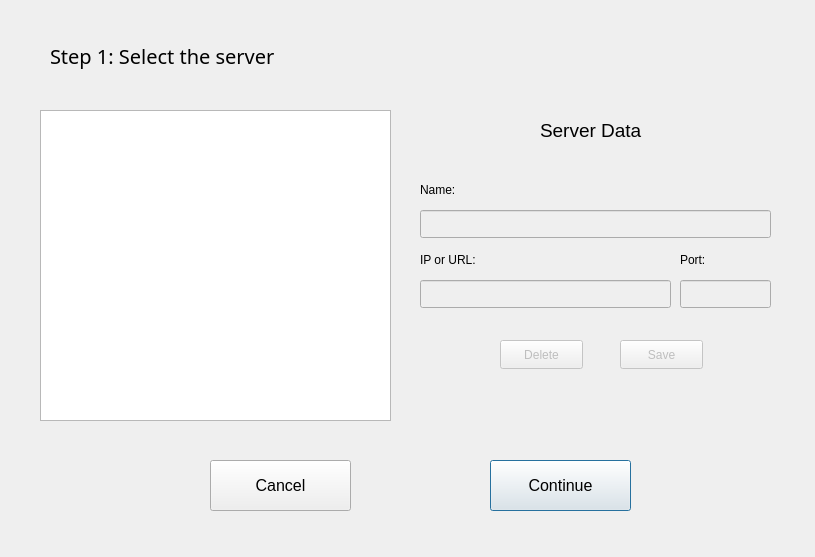
<?xml version="1.0" encoding="UTF-8"?>
<ui version="4.0">
 <class>spslidarDlg</class>
 <widget class="QDialog" name="spslidarDlg">
  <property name="geometry">
   <rect>
    <x>0</x>
    <y>0</y>
    <width>815</width>
    <height>557</height>
   </rect>
  </property>
  <property name="windowTitle">
   <string>spslidarDlg</string>
  </property>
  <widget class="QStackedWidget" name="stackedWidget">
   <property name="geometry">
    <rect>
     <x>0</x>
     <y>0</y>
     <width>801</width>
     <height>551</height>
    </rect>
   </property>
   <widget class="QWidget" name="page1">
    <widget class="QLabel" name="step1">
     <property name="geometry">
      <rect>
       <x>50</x>
       <y>40</y>
       <width>471</width>
       <height>31</height>
      </rect>
     </property>
     <property name="font">
      <font>
       <family>Dubai Light</family>
       <pointsize>15</pointsize>
      </font>
     </property>
     <property name="text">
      <string>Step 1: Select the server</string>
     </property>
    </widget>
    <widget class="QPushButton" name="serverContinue">
     <property name="geometry">
      <rect>
       <x>490</x>
       <y>460</y>
       <width>141</width>
       <height>51</height>
      </rect>
     </property>
     <property name="font">
      <font>
       <pointsize>12</pointsize>
      </font>
     </property>
     <property name="text">
      <string>Continue</string>
     </property>
    </widget>
    <widget class="QListWidget" name="serverList">
     <property name="geometry">
      <rect>
       <x>40</x>
       <y>110</y>
       <width>351</width>
       <height>311</height>
      </rect>
     </property>
    </widget>
    <widget class="QLabel" name="label_2">
     <property name="geometry">
      <rect>
       <x>420</x>
       <y>180</y>
       <width>63</width>
       <height>20</height>
      </rect>
     </property>
     <property name="text">
      <string>Name:</string>
     </property>
    </widget>
    <widget class="QLineEdit" name="serverName">
     <property name="enabled">
      <bool>false</bool>
     </property>
     <property name="geometry">
      <rect>
       <x>420</x>
       <y>210</y>
       <width>351</width>
       <height>28</height>
      </rect>
     </property>
     <property name="readOnly">
      <bool>false</bool>
     </property>
    </widget>
    <widget class="QLabel" name="label_3">
     <property name="geometry">
      <rect>
       <x>420</x>
       <y>250</y>
       <width>71</width>
       <height>20</height>
      </rect>
     </property>
     <property name="text">
      <string>IP or URL:</string>
     </property>
    </widget>
    <widget class="QLabel" name="label_4">
     <property name="geometry">
      <rect>
       <x>680</x>
       <y>250</y>
       <width>71</width>
       <height>20</height>
      </rect>
     </property>
     <property name="text">
      <string>Port:</string>
     </property>
    </widget>
    <widget class="QLineEdit" name="serverIP">
     <property name="enabled">
      <bool>false</bool>
     </property>
     <property name="geometry">
      <rect>
       <x>420</x>
       <y>280</y>
       <width>251</width>
       <height>28</height>
      </rect>
     </property>
     <property name="readOnly">
      <bool>false</bool>
     </property>
    </widget>
    <widget class="QLineEdit" name="serverPort">
     <property name="enabled">
      <bool>false</bool>
     </property>
     <property name="geometry">
      <rect>
       <x>680</x>
       <y>280</y>
       <width>91</width>
       <height>28</height>
      </rect>
     </property>
     <property name="readOnly">
      <bool>false</bool>
     </property>
    </widget>
    <widget class="QLabel" name="label_5">
     <property name="geometry">
      <rect>
       <x>540</x>
       <y>120</y>
       <width>131</width>
       <height>20</height>
      </rect>
     </property>
     <property name="font">
      <font>
       <pointsize>14</pointsize>
      </font>
     </property>
     <property name="text">
      <string>Server Data</string>
     </property>
    </widget>
    <widget class="QPushButton" name="saveButton">
     <property name="enabled">
      <bool>false</bool>
     </property>
     <property name="geometry">
      <rect>
       <x>620</x>
       <y>340</y>
       <width>83</width>
       <height>29</height>
      </rect>
     </property>
     <property name="text">
      <string>Save</string>
     </property>
     <property name="default">
      <bool>false</bool>
     </property>
     <property name="flat">
      <bool>false</bool>
     </property>
    </widget>
    <widget class="QPushButton" name="deleteButton">
     <property name="enabled">
      <bool>false</bool>
     </property>
     <property name="geometry">
      <rect>
       <x>500</x>
       <y>340</y>
       <width>83</width>
       <height>29</height>
      </rect>
     </property>
     <property name="text">
      <string>Delete</string>
     </property>
     <property name="default">
      <bool>false</bool>
     </property>
     <property name="flat">
      <bool>false</bool>
     </property>
    </widget>
    <widget class="QPushButton" name="serverCancel">
     <property name="geometry">
      <rect>
       <x>210</x>
       <y>460</y>
       <width>141</width>
       <height>51</height>
      </rect>
     </property>
     <property name="font">
      <font>
       <pointsize>12</pointsize>
      </font>
     </property>
     <property name="text">
      <string>Cancel</string>
     </property>
    </widget>
   </widget>
   <widget class="QWidget" name="page2">
    <widget class="QLabel" name="step2">
     <property name="geometry">
      <rect>
       <x>60</x>
       <y>50</y>
       <width>371</width>
       <height>31</height>
      </rect>
     </property>
     <property name="font">
      <font>
       <family>Dubai Light</family>
       <pointsize>15</pointsize>
      </font>
     </property>
     <property name="text">
      <string>Step 2: Select a Dataset</string>
     </property>
    </widget>
    <widget class="QListWidget" name="workspaceList">
     <property name="geometry">
      <rect>
       <x>50</x>
       <y>130</y>
       <width>311</width>
       <height>341</height>
      </rect>
     </property>
    </widget>
    <widget class="QListWidget" name="datasetList">
     <property name="geometry">
      <rect>
       <x>420</x>
       <y>130</y>
       <width>331</width>
       <height>341</height>
      </rect>
     </property>
    </widget>
    <widget class="QPushButton" name="backWorkspace">
     <property name="geometry">
      <rect>
       <x>160</x>
       <y>490</y>
       <width>131</width>
       <height>51</height>
      </rect>
     </property>
     <property name="font">
      <font>
       <pointsize>12</pointsize>
      </font>
     </property>
     <property name="text">
      <string>Back</string>
     </property>
    </widget>
    <widget class="QPushButton" name="continueWorkspace">
     <property name="geometry">
      <rect>
       <x>490</x>
       <y>490</y>
       <width>131</width>
       <height>51</height>
      </rect>
     </property>
     <property name="font">
      <font>
       <pointsize>12</pointsize>
      </font>
     </property>
     <property name="text">
      <string>Continue</string>
     </property>
    </widget>
    <widget class="QLabel" name="label_6">
     <property name="geometry">
      <rect>
       <x>150</x>
       <y>90</y>
       <width>121</width>
       <height>31</height>
      </rect>
     </property>
     <property name="font">
      <font>
       <pointsize>12</pointsize>
      </font>
     </property>
     <property name="text">
      <string>Workspaces</string>
     </property>
    </widget>
    <widget class="QLabel" name="label_7">
     <property name="geometry">
      <rect>
       <x>540</x>
       <y>90</y>
       <width>81</width>
       <height>31</height>
      </rect>
     </property>
     <property name="font">
      <font>
       <pointsize>12</pointsize>
      </font>
     </property>
     <property name="text">
      <string>Datasets</string>
     </property>
    </widget>
   </widget>
   <widget class="QWidget" name="page3">
    <widget class="QLabel" name="title">
     <property name="geometry">
      <rect>
       <x>260</x>
       <y>40</y>
       <width>251</width>
       <height>41</height>
      </rect>
     </property>
     <property name="font">
      <font>
       <family>Dubai Light</family>
       <pointsize>15</pointsize>
       <bold>true</bold>
      </font>
     </property>
     <property name="text">
      <string>Dataset Specification</string>
     </property>
    </widget>
    <widget class="QLabel" name="name">
     <property name="geometry">
      <rect>
       <x>30</x>
       <y>120</y>
       <width>63</width>
       <height>20</height>
      </rect>
     </property>
     <property name="text">
      <string>Name</string>
     </property>
    </widget>
    <widget class="QLabel" name="description">
     <property name="geometry">
      <rect>
       <x>30</x>
       <y>160</y>
       <width>91</width>
       <height>20</height>
      </rect>
     </property>
     <property name="text">
      <string>Description</string>
     </property>
    </widget>
    <widget class="QLabel" name="dateOfAcquisition">
     <property name="geometry">
      <rect>
       <x>30</x>
       <y>200</y>
       <width>151</width>
       <height>20</height>
      </rect>
     </property>
     <property name="text">
      <string>Date Of Acquisition</string>
     </property>
    </widget>
    <widget class="QLabel" name="boundingBox">
     <property name="geometry">
      <rect>
       <x>320</x>
       <y>250</y>
       <width>141</width>
       <height>31</height>
      </rect>
     </property>
     <property name="font">
      <font>
       <family>Dubai Light</family>
       <pointsize>12</pointsize>
       <bold>true</bold>
      </font>
     </property>
     <property name="text">
      <string>Bounding Box</string>
     </property>
    </widget>
    <widget class="QLabel" name="southWestBottom">
     <property name="geometry">
      <rect>
       <x>110</x>
       <y>280</y>
       <width>141</width>
       <height>20</height>
      </rect>
     </property>
     <property name="text">
      <string>South-West Bottom</string>
     </property>
    </widget>
    <widget class="QLabel" name="northEastTop">
     <property name="geometry">
      <rect>
       <x>480</x>
       <y>280</y>
       <width>121</width>
       <height>20</height>
      </rect>
     </property>
     <property name="text">
      <string>North-East Top</string>
     </property>
    </widget>
    <widget class="QLabel" name="southWestBottom_easting">
     <property name="geometry">
      <rect>
       <x>30</x>
       <y>320</y>
       <width>101</width>
       <height>20</height>
      </rect>
     </property>
     <property name="text">
      <string>Easting</string>
     </property>
    </widget>
    <widget class="QLabel" name="southWestBottom_northing">
     <property name="geometry">
      <rect>
       <x>30</x>
       <y>360</y>
       <width>111</width>
       <height>20</height>
      </rect>
     </property>
     <property name="text">
      <string>Northing</string>
     </property>
    </widget>
    <widget class="QLabel" name="southWestBottom_Height">
     <property name="geometry">
      <rect>
       <x>30</x>
       <y>400</y>
       <width>63</width>
       <height>20</height>
      </rect>
     </property>
     <property name="text">
      <string>Height</string>
     </property>
    </widget>
    <widget class="QLabel" name="southWestBottom_zone">
     <property name="geometry">
      <rect>
       <x>30</x>
       <y>440</y>
       <width>63</width>
       <height>20</height>
      </rect>
     </property>
     <property name="text">
      <string>Zone</string>
     </property>
    </widget>
    <widget class="QLabel" name="northEastTop_easting">
     <property name="geometry">
      <rect>
       <x>410</x>
       <y>310</y>
       <width>101</width>
       <height>20</height>
      </rect>
     </property>
     <property name="text">
      <string>Easting</string>
     </property>
    </widget>
    <widget class="QLabel" name="northEastTop_northing">
     <property name="geometry">
      <rect>
       <x>410</x>
       <y>360</y>
       <width>111</width>
       <height>20</height>
      </rect>
     </property>
     <property name="text">
      <string>Northing</string>
     </property>
    </widget>
    <widget class="QLabel" name="northEastTop_height">
     <property name="geometry">
      <rect>
       <x>410</x>
       <y>400</y>
       <width>63</width>
       <height>20</height>
      </rect>
     </property>
     <property name="text">
      <string>Height</string>
     </property>
    </widget>
    <widget class="QLabel" name="northEastTop_zone">
     <property name="geometry">
      <rect>
       <x>410</x>
       <y>440</y>
       <width>63</width>
       <height>20</height>
      </rect>
     </property>
     <property name="text">
      <string>Zone</string>
     </property>
    </widget>
    <widget class="QLabel" name="datablockSize">
     <property name="geometry">
      <rect>
       <x>380</x>
       <y>120</y>
       <width>161</width>
       <height>20</height>
      </rect>
     </property>
     <property name="text">
      <string>Datablock Size</string>
     </property>
    </widget>
    <widget class="QLabel" name="datablockFormat">
     <property name="geometry">
      <rect>
       <x>380</x>
       <y>150</y>
       <width>161</width>
       <height>20</height>
      </rect>
     </property>
     <property name="text">
      <string>Datablock Format</string>
     </property>
    </widget>
    <widget class="QTextBrowser" name="output_nombre">
     <property name="geometry">
      <rect>
       <x>120</x>
       <y>110</y>
       <width>256</width>
       <height>31</height>
      </rect>
     </property>
    </widget>
    <widget class="QTextBrowser" name="output_descripcion">
     <property name="geometry">
      <rect>
       <x>120</x>
       <y>150</y>
       <width>256</width>
       <height>31</height>
      </rect>
     </property>
    </widget>
    <widget class="QTextBrowser" name="output_fecha">
     <property name="geometry">
      <rect>
       <x>180</x>
       <y>190</y>
       <width>256</width>
       <height>31</height>
      </rect>
     </property>
    </widget>
    <widget class="QTextBrowser" name="output_suroeste_este">
     <property name="geometry">
      <rect>
       <x>140</x>
       <y>310</y>
       <width>256</width>
       <height>31</height>
      </rect>
     </property>
    </widget>
    <widget class="QTextBrowser" name="output_suroeste_norte">
     <property name="geometry">
      <rect>
       <x>140</x>
       <y>350</y>
       <width>256</width>
       <height>31</height>
      </rect>
     </property>
    </widget>
    <widget class="QTextBrowser" name="output_suroeste_altura">
     <property name="geometry">
      <rect>
       <x>140</x>
       <y>390</y>
       <width>256</width>
       <height>31</height>
      </rect>
     </property>
    </widget>
    <widget class="QTextBrowser" name="output_suroeste_zona">
     <property name="geometry">
      <rect>
       <x>140</x>
       <y>430</y>
       <width>256</width>
       <height>31</height>
      </rect>
     </property>
    </widget>
    <widget class="QTextBrowser" name="output_noreste_este">
     <property name="geometry">
      <rect>
       <x>520</x>
       <y>310</y>
       <width>256</width>
       <height>31</height>
      </rect>
     </property>
    </widget>
    <widget class="QTextBrowser" name="output_noreste_norte">
     <property name="geometry">
      <rect>
       <x>520</x>
       <y>350</y>
       <width>256</width>
       <height>31</height>
      </rect>
     </property>
    </widget>
    <widget class="QTextBrowser" name="output_noreste_altura">
     <property name="geometry">
      <rect>
       <x>520</x>
       <y>390</y>
       <width>256</width>
       <height>31</height>
      </rect>
     </property>
    </widget>
    <widget class="QTextBrowser" name="output_noreste_zona">
     <property name="geometry">
      <rect>
       <x>520</x>
       <y>430</y>
       <width>256</width>
       <height>31</height>
      </rect>
     </property>
    </widget>
    <widget class="QTextBrowser" name="output_tamDatablock">
     <property name="geometry">
      <rect>
       <x>520</x>
       <y>110</y>
       <width>256</width>
       <height>31</height>
      </rect>
     </property>
    </widget>
    <widget class="QTextBrowser" name="output_formatoDatablock">
     <property name="geometry">
      <rect>
       <x>520</x>
       <y>150</y>
       <width>256</width>
       <height>31</height>
      </rect>
     </property>
    </widget>
    <widget class="QPushButton" name="datasetConfirm">
     <property name="geometry">
      <rect>
       <x>540</x>
       <y>490</y>
       <width>131</width>
       <height>41</height>
      </rect>
     </property>
     <property name="font">
      <font>
       <pointsize>12</pointsize>
      </font>
     </property>
     <property name="text">
      <string>Confirm</string>
     </property>
    </widget>
    <widget class="QPushButton" name="datasetBack">
     <property name="geometry">
      <rect>
       <x>150</x>
       <y>490</y>
       <width>131</width>
       <height>41</height>
      </rect>
     </property>
     <property name="font">
      <font>
       <pointsize>12</pointsize>
      </font>
     </property>
     <property name="text">
      <string>Back</string>
     </property>
    </widget>
   </widget>
   <widget class="QWidget" name="page">
    <widget class="QLabel" name="label">
     <property name="geometry">
      <rect>
       <x>330</x>
       <y>160</y>
       <width>151</width>
       <height>51</height>
      </rect>
     </property>
     <property name="font">
      <font>
       <pointsize>15</pointsize>
      </font>
     </property>
     <property name="text">
      <string>Descargando</string>
     </property>
    </widget>
    <widget class="QProgressBar" name="progreso">
     <property name="geometry">
      <rect>
       <x>80</x>
       <y>280</y>
       <width>661</width>
       <height>23</height>
      </rect>
     </property>
     <property name="value">
      <number>45</number>
     </property>
    </widget>
   </widget>
  </widget>
 </widget>
 <resources/>
 <connections>
  <connection>
   <sender>serverList</sender>
   <signal>itemClicked(QListWidgetItem*)</signal>
   <receiver>spslidarDlg</receiver>
   <slot>serverClicked()</slot>
   <hints>
    <hint type="sourcelabel">
     <x>288</x>
     <y>322</y>
    </hint>
    <hint type="destinationlabel">
     <x>751</x>
     <y>166</y>
    </hint>
   </hints>
  </connection>
  <connection>
   <sender>saveButton</sender>
   <signal>clicked()</signal>
   <receiver>spslidarDlg</receiver>
   <slot>saveServer()</slot>
   <hints>
    <hint type="sourcelabel">
     <x>648</x>
     <y>360</y>
    </hint>
    <hint type="destinationlabel">
     <x>683</x>
     <y>401</y>
    </hint>
   </hints>
  </connection>
  <connection>
   <sender>deleteButton</sender>
   <signal>clicked()</signal>
   <receiver>spslidarDlg</receiver>
   <slot>deleteServer()</slot>
   <hints>
    <hint type="sourcelabel">
     <x>529</x>
     <y>358</y>
    </hint>
    <hint type="destinationlabel">
     <x>751</x>
     <y>441</y>
    </hint>
   </hints>
  </connection>
  <connection>
   <sender>workspaceList</sender>
   <signal>itemClicked(QListWidgetItem*)</signal>
   <receiver>spslidarDlg</receiver>
   <slot>clickWorkspace()</slot>
   <hints>
    <hint type="sourcelabel">
     <x>298</x>
     <y>327</y>
    </hint>
    <hint type="destinationlabel">
     <x>751</x>
     <y>329</y>
    </hint>
   </hints>
  </connection>
  <connection>
   <sender>datasetList</sender>
   <signal>itemClicked(QListWidgetItem*)</signal>
   <receiver>spslidarDlg</receiver>
   <slot>clickDataset()</slot>
   <hints>
    <hint type="sourcelabel">
     <x>602</x>
     <y>258</y>
    </hint>
    <hint type="destinationlabel">
     <x>808</x>
     <y>212</y>
    </hint>
   </hints>
  </connection>
  <connection>
   <sender>serverContinue</sender>
   <signal>clicked()</signal>
   <receiver>spslidarDlg</receiver>
   <slot>serverContinue()</slot>
   <hints>
    <hint type="sourcelabel">
     <x>565</x>
     <y>483</y>
    </hint>
    <hint type="destinationlabel">
     <x>808</x>
     <y>464</y>
    </hint>
   </hints>
  </connection>
  <connection>
   <sender>backWorkspace</sender>
   <signal>clicked()</signal>
   <receiver>spslidarDlg</receiver>
   <slot>comeBack()</slot>
   <hints>
    <hint type="sourcelabel">
     <x>261</x>
     <y>496</y>
    </hint>
    <hint type="destinationlabel">
     <x>808</x>
     <y>482</y>
    </hint>
   </hints>
  </connection>
  <connection>
   <sender>continueWorkspace</sender>
   <signal>clicked()</signal>
   <receiver>spslidarDlg</receiver>
   <slot>workspaceContinue()</slot>
   <hints>
    <hint type="sourcelabel">
     <x>569</x>
     <y>502</y>
    </hint>
    <hint type="destinationlabel">
     <x>808</x>
     <y>530</y>
    </hint>
   </hints>
  </connection>
  <connection>
   <sender>serverCancel</sender>
   <signal>clicked()</signal>
   <receiver>spslidarDlg</receiver>
   <slot>cancel()</slot>
   <hints>
    <hint type="sourcelabel">
     <x>286</x>
     <y>474</y>
    </hint>
    <hint type="destinationlabel">
     <x>808</x>
     <y>387</y>
    </hint>
   </hints>
  </connection>
  <connection>
   <sender>datasetConfirm</sender>
   <signal>clicked()</signal>
   <receiver>spslidarDlg</receiver>
   <slot>confirm()</slot>
   <hints>
    <hint type="sourcelabel">
     <x>595</x>
     <y>515</y>
    </hint>
    <hint type="destinationlabel">
     <x>809</x>
     <y>517</y>
    </hint>
   </hints>
  </connection>
  <connection>
   <sender>datasetBack</sender>
   <signal>clicked()</signal>
   <receiver>spslidarDlg</receiver>
   <slot>comeBackDataset()</slot>
   <hints>
    <hint type="sourcelabel">
     <x>208</x>
     <y>513</y>
    </hint>
    <hint type="destinationlabel">
     <x>810</x>
     <y>556</y>
    </hint>
   </hints>
  </connection>
 </connections>
 <slots>
  <slot>serverContinue()</slot>
  <slot>clickWorkspace()</slot>
  <slot>workspaceContinue()</slot>
  <slot>clickDataset()</slot>
  <slot>cancel()</slot>
  <slot>confirm()</slot>
  <slot>serverClicked()</slot>
  <slot>saveServer()</slot>
  <slot>deleteServer()</slot>
  <slot>comeBack()</slot>
  <slot>comeBackDataset()</slot>
 </slots>
</ui>
